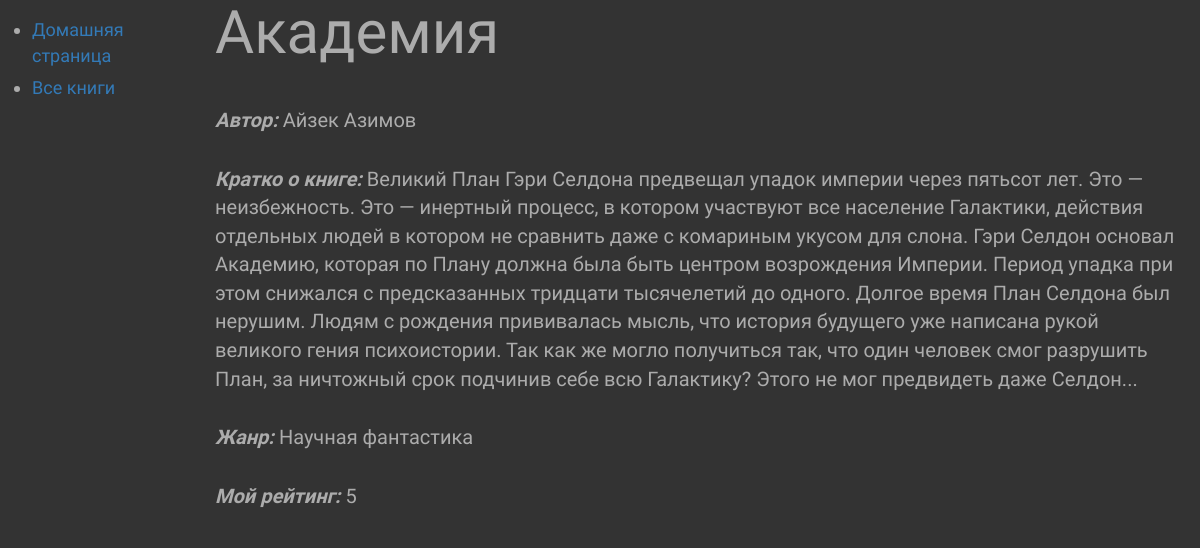
/catalog/book/2, run on the app's committed database.
### catalog/models.py (models this page shows, shortened)
class Book(models.Model):
    title = models.CharField(max_length=200)
    author = models.CharField(max_length=200, blank=True, null=True)
    summary = models.TextField(max_length=1000, help_text="Небольшое описание книги")
    genre = models.ManyToManyField(Genre, help_text="Выберите жанр книги")
    stars = models.IntegerField(validators=[MinValueValidator(1), MaxValueValidator(5)])

class Genre(models.Model):
    name = models.CharField(max_length=200, help_text="Введите жанр книги")
    def __str__(self):
        return self.name

### catalog/views.py (the view)
# urls.py: path('book/<int:pk>', views.BookDetailView.as_view(), name='book-detail'),
class BookDetailView(generic.DetailView):
    model = Book

### catalog/templates/catalog/book_detail.html
{% extends 'basic_generic.html' %}
{% block content %}
<br>
<br>
<br>
<br>
  <h1>{{ book.title }}</h1>
  <p><strong style="font-style: italic;">Автор:</strong> {{ book.author }}</p>
  <br>
  <p><strong style="font-style: italic;">Кратко о книге:</strong> {{ book.summary }}</p>
  <br>
  <p><strong style="font-style: italic;">Жанр:</strong> {% for genre in book.genre.all %} {{ genre }}{% if not forloop.last %}, {% endif %}{% endfor %}</p>
  <br>
  <p><strong style="font-style: italic;">Мой рейтинг:</strong> {{ book.stars }}</p>
{% endblock %}

### catalog/static/css/styles.css (style rules this page uses)
h1 { font-size: 60px; margin: -80px 0 40px; }

### data on the page
Book: author "Айзек Азимов", summary "Великий План Гэри Селдона предвещал упадок империи через пятьсот лет. Это — неизбежность. Это — инертный процесс, в котором участвуют все население Галактики, действия отдельных людей в котором не сравнить даже с комариным укусом для слона. Гэри Селдон основал Академию, которая по Плану должна была быть центром возрождения Империи. Период упадка при этом снижался с предсказанных тридцати тысячелетий до одного. Долгое время План Селдона был нерушим. Людям с рождения прививалась мысль, что история будущего уже написана рукой великого гения психоистории. Так как же могло получиться так, что один человек смог разрушить План, за ничтожный срок подчинив себе всю Галактику? Этого не мог предвидеть…", stars "5"
Genre: name "Научная фантастика"
